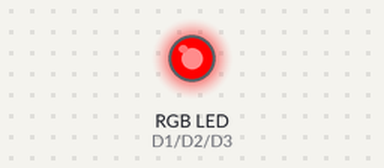
A sketch run on a simulated ESP8266 (NodeMCU). On the bench: an RGB LED mixed from three pins (HIGH = lit).

Above: at 0.5 s.
At 1.5 s:
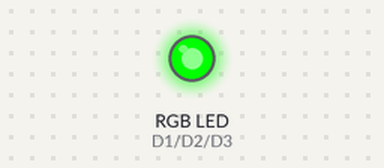
At 2.5 s:
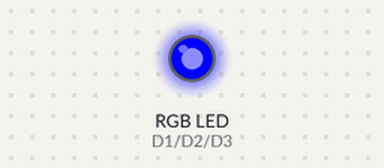
At 3.5 s:
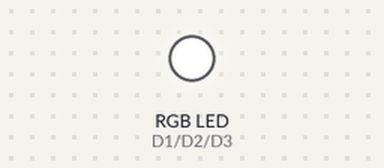
Timing chart, 0 to 5.2 s (numbered marks = the images above):
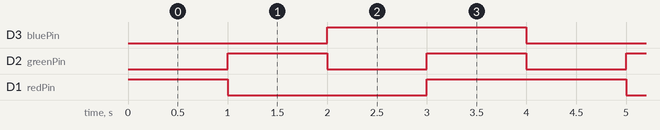

The sketch:

rgb_copy_20240118120104.ino
```cpp
// Define the pins for RGB LED
const int redPin = D1;    // GPIO pin for the Red color
const int greenPin = D2;  // GPIO pin for the Green color
const int bluePin = D3;   // GPIO pin for the Blue color

void setup() {
  pinMode(redPin, OUTPUT);    // Set Red pin as an output
  pinMode(greenPin, OUTPUT);  // Set Green pin as an output
  pinMode(bluePin, OUTPUT);   // Set Blue pin as an output
}

void loop() {
  // Turn on Red
  setColor(255, 0, 0);
  delay(1000);  // Wait for 1 second

  // Turn on Green
  setColor(0, 255, 0);
  delay(1000);  // Wait for 1 second

  // Turn on Blue
  setColor(0, 0, 255);
  delay(1000);  // Wait for 1 second

  // Turn on White (combination of all colors)
  setColor(255, 255, 255);
  delay(1000);  // Wait for 1 second
}

// Function to set the color of the RGB LED
void setColor(int red, int green, int blue) {
  analogWrite(redPin, red);       // Set intensity of Red
  analogWrite(greenPin, green);   // Set intensity of Green
  analogWrite(bluePin, blue);     // Set intensity of Blue
}
```

Measured:
- by itself, D3 (bluePin): alternates HIGH for 2.0 s and LOW for 2.0 s
- by itself, D2 (greenPin): alternates HIGH for 1.0 s and LOW for 1.0 s
- by itself, D1 (redPin): repeats every 4.0 s: LOW 2.0 s, HIGH 2.0 s
